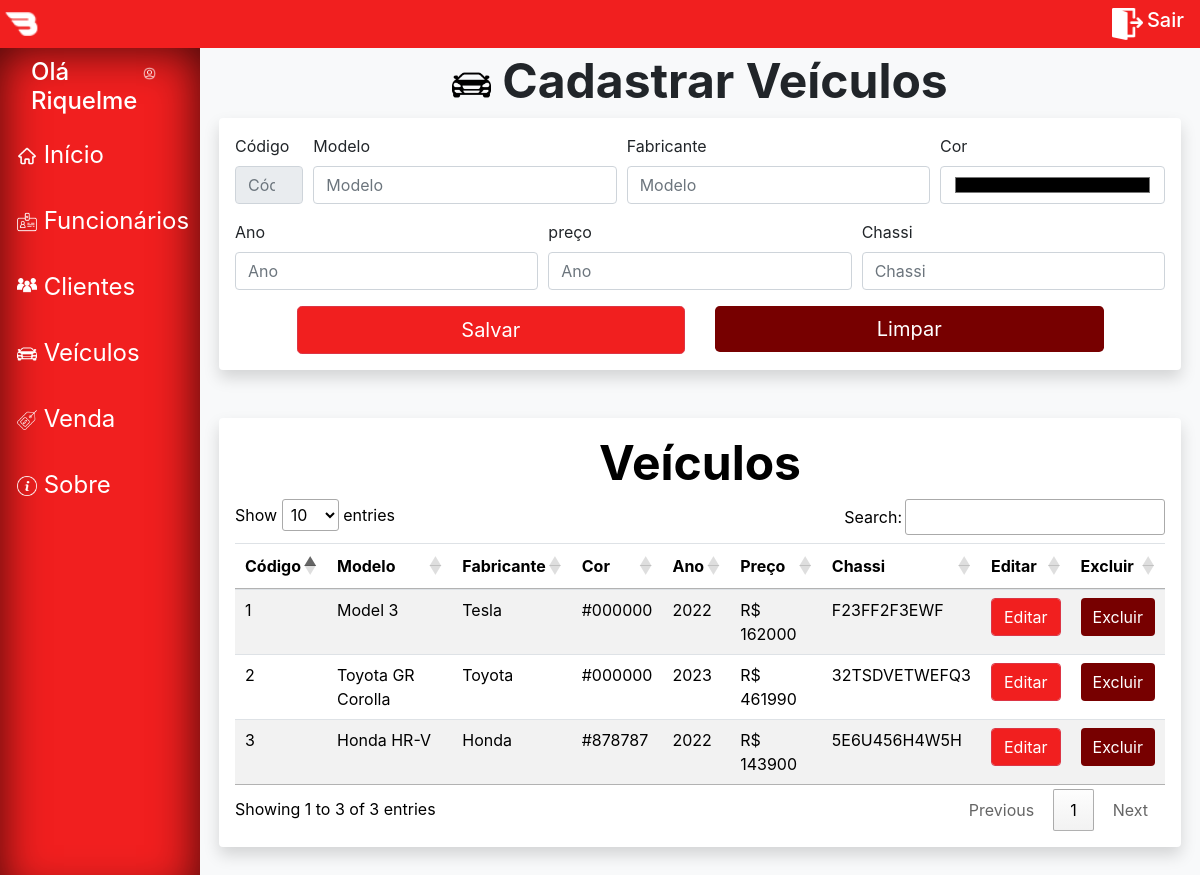
/BorgesCar/view/veiculo.php (signed in), run on the app's committed database.
### tables this page shows
CREATE TABLE IF NOT EXISTS `tb_veiculo` (
  `vei_codigo` int NOT NULL AUTO_INCREMENT,
  `vei_modelo` varchar(255) NOT NULL,
  `vei_fabricante` varchar(255) NOT NULL,
  `vei_cor` varchar(30) NOT NULL,
  `vei_ano` year NOT NULL,
  `vei_preco` double NOT NULL,
  `vei_chassi` varchar(30) NOT NULL,
  PRIMARY KEY (`vei_codigo`)
);

### BorgesCar/DAO/DVeiculo.php (called while the page is built, shortened)
<?php
class DVeiculo
{
    public static function carregarVeiculo()
    {
        $conexaoBD = Conexao::criarInstancia();
        $sql = "SELECT * FROM tb_veiculo;";
        try {
            $stmt = $conexaoBD->query($sql);
            return $stmt->fetchALL();
        } catch (Exception $ex) {
            echo $ex;
            return 0;
        }
    }
}

### BorgesCar/Controller/CVeiculo.php (called while the page is built, shortened)
<?php
include "../DAO/DVeiculo.php";
class CVeiculo
{
    public static function retornarVeiculo()
    {
        $veiculo = DVeiculo::carregarVeiculo();
        return $veiculo;
    }
}

### BorgesCar/View/veiculo.php (the view, shortened to what this page needs)
<?php
include "../Controller/CVeiculo.php";
$listaVeiculo = CVeiculo::retornarVeiculo();
?>
<!DOCTYPE html>
<html lang="pt-br">
<head>
    <link rel="stylesheet" href="https://stackpath.bootstrapcdn.com/bootstrap/4.1.3/css/bootstrap.min.css"
>
    <link rel="stylesheet" type="text/css" href="https://cdn.datatables.net/1.11.4/css/jquery.dataTables.css">
    <link rel="stylesheet" href="../CSS/style.css">
</head>
<body>
    <?php
    include "../componentes/navbar.php"
        ?>
    <div class="container mw-100">
        <div class="row" style="height: 100vh;">
            <?php
            include "../componentes/btn_barra.php"
                ?>
            <div class="col-sm-10 m-0 p-1 bg-light" id="myGroup">
                <div class="container">
                    <div class="container_form">
                        <h1 style="font-size: 300%; text-align: center;" class="font-weight-bold">
                            <img src="../Imagens/veiculo b.png" width="4%">
                            Cadastrar Veículos
                        </h1>
                        <div class="container shadow p-3 mb-5 bg-white rounded w-auto">
                            <form action="../Controller/rotas.php?acao=salvar&tipo=veiculo" method="POST">
                                <div class="form-row">
                                    <div class="form-group col-md-1">
                                        <label for="codigo">Código</label>
                                        <input type="number" class="form-control" id="codigo" readonly name="codigo"
                                            placeholder="Código"
                                            value="<?php echo filter_input(INPUT_GET, "codigo") ?>">
                                    </div>
                                    <div class="form-group col-md-4">
                                        <label for="modelo">Modelo</label>
                                        <input type="text" class="form-control" id="modelo" name="modelo"
                                            placeholder="Modelo"
                                            value="<?php echo filter_input(INPUT_GET, "modelo") ?>">
                                    </div>
                                    <div class="form-group col-md-4">
                                        <label for="fabricante">Fabricante</label>
                                        <input type="text" class="form-control" id="fabricante" name="fabricante"
                                            placeholder="Modelo"
                                            value="<?php echo filter_input(INPUT_GET, "fabricante") ?>">
                                    </div>
                                    <div class="form-group col-md-3">
                                        <label for="cor">Cor</label>
                                        <input type="color" class="form-control" id="cor" name="cor" placeholder="Cor"
                                            value="<?php echo filter_input(INPUT_GET, "cor") ?>">
                                    </div>
                                </div>
                                <div class="form-row">
                                    <div class="form-group col-md-4">
                                        <label for="ano">Ano</label>
                                        <input type="number" class="form-control" id="ano" name="ano" placeholder="Ano"
                                            value="<?php echo filter_input(INPUT_GET, "ano") ?>">
                                    </div>
                                    <div class="form-group col-md-4">
                                        <label for="preco">preço</label>
                                        <input type="number" class="form-control" id="preco" name="preco"
                                            placeholder="Ano" value="<?php echo filter_input(INPUT_GET, "preco") ?>">
                                    </div>
                                    <div class="form-group col-md-4">
                                        <label for="chassi">Chassi</label>
                                        <input type="text" class="form-control" id="chassi" name="chassi"
                                            placeholder="Chassi"
                                            value="<?php echo filter_input(INPUT_GET, "chassi") ?>">
                                    </div>
                                </div>
                                <div style="width: 90%;" class="container">
                                    <div class="row">
                                        <div class="col-6">
                                            <input type="submit" class="btn btn-danger btn-lg w-100" name="salvar"
                                                value="Salvar">
                                        </div>
                                        <div class="col-6">
                                            <a href="..\View\veiculo.php">
                                                <input type="button" class="btn btn-danger btn-lg btn-danger2"
                                                    name="Limpar" value="Limpar">
                                            </a>
                                        </div>
                                    </div>
                                </div>
                            </form>
                        </div>
                        <div style="color: black; background-color: white; border-radius: 5%;"
                            class="container shadow p-3 mb-5 bg-white rounded w-auto">
                            <h1 style="font-size: 300%; text-align: center;" class="font-weight-bold">
                                Veículos</h1>
                            <div class="row">
                                <div class="col-12">
                                    <div class="table-responsive">
                                        <table id="clientes" class="table table-striped" width="100%">
                                            <thead>
                                                <tr>
                                                    <th class="th-sm">Código</th>
                                                    <th class="th-sm">Modelo</th>
                                                    <th class="th-sm">Fabricante</th>
                                                    <th class="th-sm">Cor</th>
                                                    <th class="th-sm">Ano</th>
                                                    <th class="th-sm">Preço</th>
                                                    <th class="th-sm">Chassi</th>
                                                    <th>Editar</th>
                                                    <th>Excluir</th>
                                                </tr>
                                            </thead>
                                            <tbody>
                                                <?php
                                                include "../Componentes/btn_editar_excluir.php";
                                                foreach ($listaVeiculo as $veiculo) {
                                                    echo "
                                                                <tr>
                                                                    <td>
                                                                    " . $veiculo['vei_codigo'] . "
                                                                    </td>
                                                                    <td>
                                                                    " . $veiculo['vei_modelo'] . "
                                                                    </td>
                                                                    <td>
                                                                    " . $veiculo['vei_fabricante'] . "
                                                                    </td>
                                                                    <td>
                                                                    " . $veiculo['vei_cor'] . "
                                                                    </td>
                                                                    <td>
                                                                    " . $veiculo['vei_ano'] . "
                                                                    </td>
                                                                    <td>
                                                                    R$
                                                                    " . $veiculo['vei_preco'] . "
                                                                    </td>
                                                                    <td>
                                                                    " . $veiculo['vei_chassi'] . "
                                                                    </td>
                                                                    " . btn_editar_excluir(
                                                        'veiculo.php?codigo=' . $veiculo['vei_codigo'] . '&modelo=' . $veiculo['vei_modelo'] . '&fabricante=' . $veiculo['vei_fabricante'] . '&cor=' . $veiculo['vei_cor'] . '&ano=' . $veiculo['vei_ano'] . '&preco=' . $veiculo['vei_preco'] . '&chassi=' . $veiculo['vei_chassi'] . '',
                                                        '../Controller/rotas.php?acao=excluir&tipo=veiculo&codigo=' . $veiculo['vei_codigo'] . '',
                                                        '' . $veiculo['vei_codigo'] . ''
                                                    ) . "
                                                </tr>";
                                                }
                                                ?>
                                            </tbody>
                                        </table>
                                    </div>
                                </div>
                            </div>
                        </div>
                    </div>
                </div>
            </div>
        </div>
    </div>
</body>
</html>

### BorgesCar/Componentes/btn_editar_excluir.php
<?php
function btn_editar_excluir($href1, $href2, $codigo)
{
    $dados = "
    <td>
    <a href='$href1'>
        <input type='button' value='Editar' class='btn btn-danger text-white form-control'>
    </a>
</td>
<td>
    <a>
        <input value='Excluir' type='button' class='btn btn-danger2 text-white form-control' data-toggle='modal' data-target='#ModalExcluir$codigo'>
    </a>
</td>
<div class='modal' fade id='ModalExcluir$codigo' tabindex='-1' role='dialog'
    aria-labelledby='TituloModalCentralizado' aria-hidden='true'>
    <div class='modal-dialog modal-dialog-centered' role='document'>
        <div class='modal-content'>
            <div class='modal-header'>
                <h5 class='modal-title mx-auto' id='TituloModalCentralizado'>Deseja mesmo excluir?</h5>
            </div>
            <div class='modal-footer mx-auto'>
                <button type='button' class='btn btn-secondary btn-lg' data-dismiss='modal'>Não</button>
                <a href='$href2'>
                    <button value='Excluir' type='button' class='btn btn-danger btn-lg'>
                        Sim
                    </button>
                </a>
            </div>
        </div>
    </div>
</div>
";
return $dados;
}
?>

### BorgesCar/CSS/style.css (style rules this page uses)
.btn-danger { background-color: rgb(241, 31, 31); }
.btn-danger2 { width: 100%; background-color: rgb(119, 0, 0); border: 0; }

### data on the page
tb_veiculo: vei_codigo "1", vei_modelo "Model 3", vei_fabricante "Tesla", vei_cor "#000000", vei_ano "2022", vei_preco "162000", vei_chassi "F23FF2F3EWF"
tb_veiculo: vei_codigo "2", vei_modelo "Toyota GR Corolla", vei_fabricante "Toyota", vei_cor "#000000", vei_ano "2023", vei_preco "461990", vei_chassi "32TSDVETWEFQ3"
tb_veiculo: vei_codigo "3", vei_modelo "Honda HR-V", vei_fabricante "Honda", vei_cor "#878787", vei_ano "2022", vei_preco "143900", vei_chassi "5E6U456H4W5H"

### other printed values
$_SESSION['user_name'] "Riquelme"
